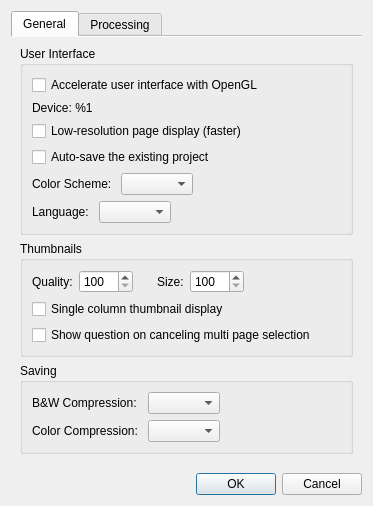
<?xml version="1.0" encoding="UTF-8"?>
<ui version="4.0">
 <class>SettingsDialog</class>
 <widget class="QDialog" name="SettingsDialog">
  <property name="geometry">
   <rect>
    <x>0</x>
    <y>0</y>
    <width>337</width>
    <height>465</height>
   </rect>
  </property>
  <property name="windowTitle">
   <string>Settings</string>
  </property>
  <layout class="QVBoxLayout" name="verticalLayout">
   <item>
    <widget class="QTabWidget" name="tabWidget">
     <property name="currentIndex">
      <number>0</number>
     </property>
     <property name="documentMode">
      <bool>true</bool>
     </property>
     <widget class="QWidget" name="tab">
      <attribute name="title">
       <string>General</string>
      </attribute>
      <layout class="QVBoxLayout" name="verticalLayout_4">
       <item>
        <widget class="QGroupBox" name="groupBox">
         <property name="title">
          <string>User Interface</string>
         </property>
         <layout class="QVBoxLayout" name="verticalLayout_2">
          <item>
           <widget class="QCheckBox" name="enableOpenglCb">
            <property name="text">
             <string>Accelerate user interface with OpenGL</string>
            </property>
           </widget>
          </item>
          <item>
           <widget class="QLabel" name="openglDeviceLabel">
            <property name="text">
             <string>Device: %1</string>
            </property>
           </widget>
          </item>
          <item>
           <widget class="QCheckBox" name="lowResDisplayCB">
            <property name="toolTip">
             <string>Pages are shown from a reduced-resolution copy, so they load and redraw faster. Zoomed in they are softer, but readable. Processing, batch results and output files keep the full resolution. Also toggled with F6.</string>
            </property>
            <property name="text">
             <string>Low-resolution page display (faster)</string>
            </property>
           </widget>
          </item>
          <item>
           <widget class="QCheckBox" name="autoSaveProjectCB">
            <property name="text">
             <string>Auto-save the existing project</string>
            </property>
           </widget>
          </item>
          <item>
           <layout class="QHBoxLayout" name="horizontalLayout">
            <item>
             <widget class="QLabel" name="colorSchemeLabel">
              <property name="text">
               <string>Color Scheme: </string>
              </property>
             </widget>
            </item>
            <item>
             <widget class="QComboBox" name="colorSchemeBox"/>
            </item>
            <item>
             <spacer name="horizontalSpacer">
              <property name="orientation">
               <enum>Qt::Horizontal</enum>
              </property>
              <property name="sizeHint" stdset="0">
               <size>
                <width>1</width>
                <height>1</height>
               </size>
              </property>
             </spacer>
            </item>
           </layout>
          </item>
          <item>
           <layout class="QHBoxLayout" name="horizontalLayout_4">
            <item>
             <widget class="QLabel" name="languageLabel">
              <property name="text">
               <string>Language: </string>
              </property>
             </widget>
            </item>
            <item>
             <widget class="QComboBox" name="languageBox"/>
            </item>
            <item>
             <spacer name="horizontalSpacer_4">
              <property name="orientation">
               <enum>Qt::Horizontal</enum>
              </property>
              <property name="sizeHint" stdset="0">
               <size>
                <width>1</width>
                <height>1</height>
               </size>
              </property>
             </spacer>
            </item>
           </layout>
          </item>
         </layout>
         <zorder>enableOpenglCb</zorder>
         <zorder>autoSaveProjectCB</zorder>
         <zorder>openglDeviceLabel</zorder>
        </widget>
       </item>
       <item>
        <widget class="QGroupBox" name="thumbnailsParams">
         <property name="title">
          <string>Thumbnails</string>
         </property>
         <layout class="QVBoxLayout" name="verticalLayout_7">
          <item>
           <layout class="QHBoxLayout" name="horizontalLayout_8">
            <item>
             <layout class="QHBoxLayout" name="horizontalLayout_9">
              <item>
               <widget class="QLabel" name="thumbnailQualityLabel">
                <property name="text">
                 <string>Quality:</string>
                </property>
               </widget>
              </item>
              <item>
               <widget class="QSpinBox" name="thumbnailQualitySB">
                <property name="toolTip">
                 <string>The pixel size of the thumbnail image. The default value is 200.</string>
                </property>
                <property name="minimum">
                 <number>100</number>
                </property>
                <property name="maximum">
                 <number>1500</number>
                </property>
                <property name="singleStep">
                 <number>25</number>
                </property>
               </widget>
              </item>
             </layout>
            </item>
            <item>
             <spacer name="horizontalSpacer_7">
              <property name="orientation">
               <enum>Qt::Horizontal</enum>
              </property>
              <property name="sizeType">
               <enum>QSizePolicy::Fixed</enum>
              </property>
              <property name="sizeHint" stdset="0">
               <size>
                <width>18</width>
                <height>1</height>
               </size>
              </property>
             </spacer>
            </item>
            <item>
             <layout class="QHBoxLayout" name="horizontalLayout_10">
              <item>
               <widget class="QLabel" name="thumbnailSizeLabel">
                <property name="text">
                 <string>Size:</string>
                </property>
               </widget>
              </item>
              <item>
               <widget class="QSpinBox" name="thumbnailSizeSB">
                <property name="toolTip">
                 <string>The thumbnail size in the view. The default value is 250.</string>
                </property>
                <property name="minimum">
                 <number>100</number>
                </property>
                <property name="maximum">
                 <number>2000</number>
                </property>
                <property name="singleStep">
                 <number>25</number>
                </property>
               </widget>
              </item>
             </layout>
            </item>
            <item>
             <spacer name="horizontalSpacer_8">
              <property name="orientation">
               <enum>Qt::Horizontal</enum>
              </property>
              <property name="sizeHint" stdset="0">
               <size>
                <width>1</width>
                <height>1</height>
               </size>
              </property>
             </spacer>
            </item>
           </layout>
          </item>
          <item>
           <widget class="QCheckBox" name="singleColumnThumbnailsCB">
            <property name="text">
             <string>Single column thumbnail display</string>
            </property>
           </widget>
          </item>
          <item>
           <widget class="QCheckBox" name="cancelingSelectionQuestionCB">
            <property name="text">
             <string>Show question on canceling multi page selection</string>
            </property>
           </widget>
          </item>
         </layout>
        </widget>
       </item>
       <item>
        <widget class="QGroupBox" name="groupBox_2">
         <property name="title">
          <string>Saving</string>
         </property>
         <layout class="QHBoxLayout" name="horizontalLayout_2">
          <item>
           <layout class="QGridLayout" name="gridLayout">
            <item row="0" column="0">
             <widget class="QLabel" name="tiffCompressionBWLabel">
              <property name="text">
               <string>B&amp;W Compression: </string>
              </property>
             </widget>
            </item>
            <item row="0" column="1">
             <widget class="QComboBox" name="tiffCompressionBWBox"/>
            </item>
            <item row="1" column="0">
             <widget class="QLabel" name="tiffCompressionColorLabel">
              <property name="text">
               <string>Color Compression: </string>
              </property>
             </widget>
            </item>
            <item row="1" column="1">
             <widget class="QComboBox" name="tiffCompressionColorBox"/>
            </item>
           </layout>
          </item>
          <item>
           <spacer name="horizontalSpacer_2">
            <property name="orientation">
             <enum>Qt::Horizontal</enum>
            </property>
            <property name="sizeHint" stdset="0">
             <size>
              <width>1</width>
              <height>1</height>
             </size>
            </property>
           </spacer>
          </item>
         </layout>
        </widget>
       </item>
       <item>
        <spacer name="verticalSpacer_2">
         <property name="orientation">
          <enum>Qt::Vertical</enum>
         </property>
         <property name="sizeHint" stdset="0">
          <size>
           <width>20</width>
           <height>0</height>
          </size>
         </property>
        </spacer>
       </item>
      </layout>
     </widget>
     <widget class="QWidget" name="tab_2">
      <attribute name="title">
       <string>Processing</string>
      </attribute>
      <layout class="QVBoxLayout" name="verticalLayout_5">
       <item>
        <widget class="QGroupBox" name="groupBox_4">
         <property name="title">
          <string>White on black detection</string>
         </property>
         <layout class="QVBoxLayout" name="verticalLayout_6" stretch="0,0">
          <item>
           <widget class="QCheckBox" name="blackOnWhiteDetectionCB">
            <property name="toolTip">
             <string>Auto detect pages with light content on dark background. The corrections to all the auto algorithms are made for such pages.</string>
            </property>
            <property name="text">
             <string>Auto detect light content on dark background</string>
            </property>
           </widget>
          </item>
          <item>
           <widget class="QCheckBox" name="blackOnWhiteDetectionAtOutputCB">
            <property name="toolTip">
             <string>Whether to use auto detection at the output stage. The wrong result can be changed manually in the output filter options.</string>
            </property>
            <property name="text">
             <string>Use auto detection at the output stage</string>
            </property>
           </widget>
          </item>
         </layout>
        </widget>
       </item>
       <item>
        <widget class="QGroupBox" name="groupBox_3">
         <property name="title">
          <string>Deviation</string>
         </property>
         <layout class="QVBoxLayout" name="verticalLayout_3">
          <item>
           <widget class="QCheckBox" name="highlightDeviationCB">
            <property name="text">
             <string>Highlight the thumbnails of pages with high deviation</string>
            </property>
           </widget>
          </item>
          <item>
           <widget class="QGroupBox" name="deviationParams">
            <property name="title">
             <string>Params</string>
            </property>
            <layout class="QHBoxLayout" name="horizontalLayout_3">
             <item>
              <layout class="QGridLayout" name="gridLayout_2">
               <item row="0" column="0">
                <widget class="QLabel" name="deskewDeviationLabel">
                 <property name="text">
                  <string>Deskew:</string>
                 </property>
                </widget>
               </item>
               <item row="1" column="0">
                <widget class="QLabel" name="selectContentDeviationLabel">
                 <property name="text">
                  <string>Select content:</string>
                 </property>
                </widget>
               </item>
               <item row="1" column="1">
                <widget class="QDoubleSpinBox" name="selectContentDeviationCoefSB">
                 <property name="toolTip">
                  <string>Deviation multiplier: a higher value means lower sensivity.</string>
                 </property>
                 <property name="minimum">
                  <double>0.100000000000000</double>
                 </property>
                 <property name="maximum">
                  <double>9.990000000000000</double>
                 </property>
                 <property name="singleStep">
                  <double>0.050000000000000</double>
                 </property>
                </widget>
               </item>
               <item row="2" column="0">
                <widget class="QLabel" name="marginsDeviationLabel">
                 <property name="text">
                  <string>Margins:</string>
                 </property>
                </widget>
               </item>
               <item row="0" column="1">
                <widget class="QDoubleSpinBox" name="deskewDeviationCoefSB">
                 <property name="toolTip">
                  <string>Deviation multiplier: a higher value means lower sensivity.</string>
                 </property>
                 <property name="minimum">
                  <double>0.100000000000000</double>
                 </property>
                 <property name="maximum">
                  <double>9.990000000000000</double>
                 </property>
                 <property name="singleStep">
                  <double>0.050000000000000</double>
                 </property>
                </widget>
               </item>
               <item row="0" column="2">
                <widget class="QDoubleSpinBox" name="deskewDeviationThresholdSB">
                 <property name="toolTip">
                  <string>The minimum deviation to be highlighted.</string>
                 </property>
                 <property name="decimals">
                  <number>1</number>
                 </property>
                 <property name="maximum">
                  <double>999.000000000000000</double>
                 </property>
                 <property name="singleStep">
                  <double>1.000000000000000</double>
                 </property>
                </widget>
               </item>
               <item row="1" column="2">
                <widget class="QDoubleSpinBox" name="selectContentDeviationThresholdSB">
                 <property name="toolTip">
                  <string>The minimum deviation to be highlighted.</string>
                 </property>
                 <property name="decimals">
                  <number>1</number>
                 </property>
                 <property name="maximum">
                  <double>999.000000000000000</double>
                 </property>
                 <property name="singleStep">
                  <double>1.000000000000000</double>
                 </property>
                </widget>
               </item>
               <item row="2" column="1">
                <widget class="QDoubleSpinBox" name="marginsDeviationCoefSB">
                 <property name="toolTip">
                  <string>Deviation multiplier: a higher value means lower sensivity.</string>
                 </property>
                 <property name="minimum">
                  <double>0.100000000000000</double>
                 </property>
                 <property name="maximum">
                  <double>9.990000000000000</double>
                 </property>
                 <property name="singleStep">
                  <double>0.050000000000000</double>
                 </property>
                </widget>
               </item>
               <item row="2" column="2">
                <widget class="QDoubleSpinBox" name="marginsDeviationThresholdSB">
                 <property name="toolTip">
                  <string>The minimum deviation to be highlighted.</string>
                 </property>
                 <property name="decimals">
                  <number>1</number>
                 </property>
                 <property name="maximum">
                  <double>999.000000000000000</double>
                 </property>
                 <property name="singleStep">
                  <double>1.000000000000000</double>
                 </property>
                </widget>
               </item>
              </layout>
             </item>
             <item>
              <spacer name="horizontalSpacer_3">
               <property name="orientation">
                <enum>Qt::Horizontal</enum>
               </property>
               <property name="sizeHint" stdset="0">
                <size>
                 <width>1</width>
                 <height>1</height>
                </size>
               </property>
              </spacer>
             </item>
            </layout>
           </widget>
          </item>
         </layout>
        </widget>
       </item>
       <item>
        <spacer name="verticalSpacer">
         <property name="orientation">
          <enum>Qt::Vertical</enum>
         </property>
         <property name="sizeHint" stdset="0">
          <size>
           <width>20</width>
           <height>0</height>
          </size>
         </property>
        </spacer>
       </item>
      </layout>
     </widget>
    </widget>
   </item>
   <item>
    <widget class="QDialogButtonBox" name="buttonBox">
     <property name="orientation">
      <enum>Qt::Horizontal</enum>
     </property>
     <property name="standardButtons">
      <set>QDialogButtonBox::Cancel|QDialogButtonBox::Ok</set>
     </property>
    </widget>
   </item>
  </layout>
 </widget>
 <resources/>
 <connections>
  <connection>
   <sender>buttonBox</sender>
   <signal>accepted()</signal>
   <receiver>SettingsDialog</receiver>
   <slot>accept()</slot>
   <hints>
    <hint type="sourcelabel">
     <x>248</x>
     <y>254</y>
    </hint>
    <hint type="destinationlabel">
     <x>157</x>
     <y>274</y>
    </hint>
   </hints>
  </connection>
  <connection>
   <sender>buttonBox</sender>
   <signal>rejected()</signal>
   <receiver>SettingsDialog</receiver>
   <slot>reject()</slot>
   <hints>
    <hint type="sourcelabel">
     <x>316</x>
     <y>260</y>
    </hint>
    <hint type="destinationlabel">
     <x>286</x>
     <y>274</y>
    </hint>
   </hints>
  </connection>
 </connections>
</ui>
